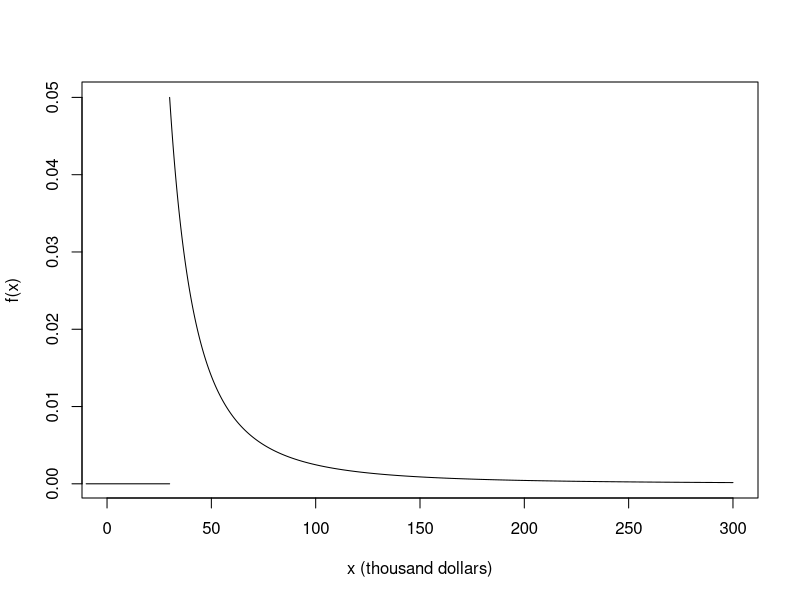
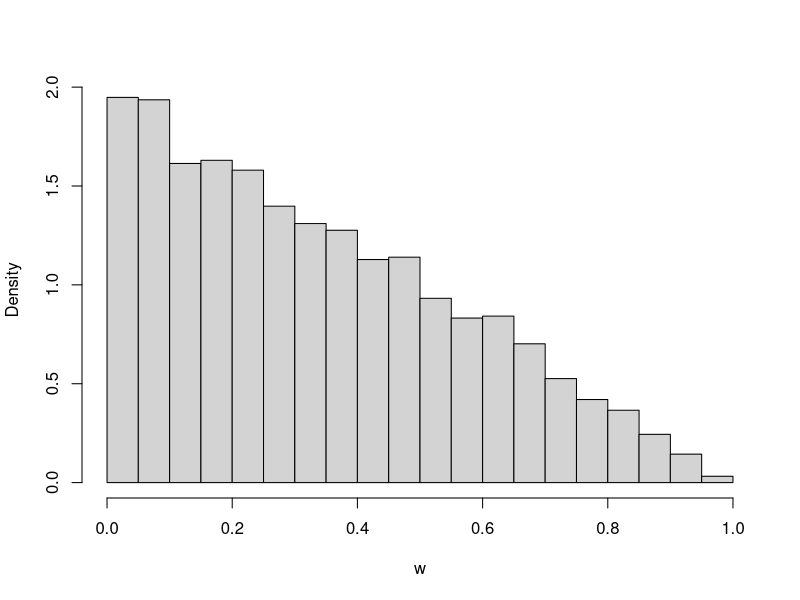
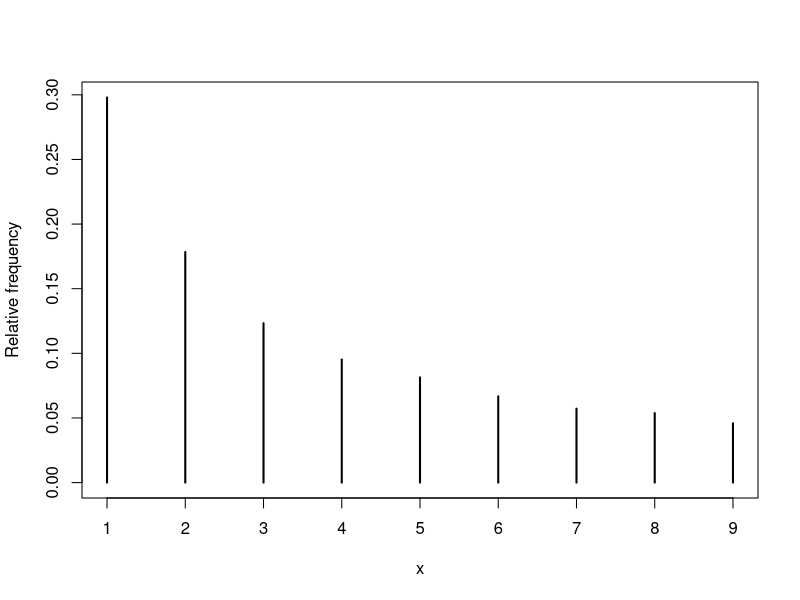

Source code (R) for these figures, in order: (Note: this script raises an error after producing the figures.)
## ---- chunk 1
#| echo: false

x <- seq(30, 300, 0.01)

fx <- 1.5 * 30^1.5 * x^(-2.5)

plot(
  x,
  fx,
  type = "l",
  xlab = "x (thousand dollars)",
  ylab = "f(x)",
  xlim = c(0, 300)
)
segments(x0 = -10, x1 = 30, y0 = 0, y1 = 0)
## ---- chunk 2

N_rep <- 10000

x <- runif(N_rep, 0, 1)
y <- runif(N_rep, 0, 1)

w <- abs(x - y)

hist(w, freq = FALSE, main = "")

sum(w < 0.25) / N_rep
## ---- chunk 3
mean(w)

mean(w^2)

var(w)

sd(w)
## ---- chunk 4
possible_x <- 1:9

p_x <- log10(1 + 1 / possible_x)

x <- sample(possible_x, size = 10000, prob = p_x, replace = TRUE)

plot(table(x) / 10000, ylab = "Relative frequency")
## ---- chunk 5
#| echo: false
#| message: false

x <- 1:9

p <- 0.4

px <- p * (1 - p)^(x - 1)

df <- data.frame(x, px)


df |> kbl(col.names = c("x", "p(x)"), digits = 4) %>% kable_styling()

plot(x, px, type = "h", xlab = "x", ylab = "p(x)", main = "Geometric(0.4) pmf")
axis(1, x)
## ---- chunk 6

x_max <- 6
p <- 0.4
x <- c(1:x_max, paste(x_max + 1, "+", sep = ""))
p <- c(p * (1 - p)^((1:x_max) - 1), (1 - p)^x_max)

xp <- data.frame(x, p)

cdf <- c(0, cumsum(xp$p))

plotp <- (cdf[-1] + cdf[-length(cdf)]) / 2

spinner <- ggplot(xp, aes(x = "", y = p, fill = x)) +
  geom_bar(width = 1, stat = "identity", color = "black", fill = "white") +
  coord_polar("y", start = 0) +
  theme_void() +
  # plot the possible values on the outside
  scale_y_continuous(breaks = plotp, labels = xp$x) +
  theme(axis.text.x = element_text(size = 14, face = "bold")) +
  # plot the probabilities as percents inside
  geom_text(
    aes(y = plotp, label = percent(p)),
    size = 3,
    color = c(rep("black", x_max), rep("white", 1))
  ) +
  ggtitle(paste("Geometric(", p, ") distribution", sep = ""))

spinner
## ---- chunk 7
#| echo: true
#| 
x <- 0:5

mu <- 0.7

px <- dpois(x, mu)

df <- data.frame(x, px)

df |>
  kbl(col.names = c("x", "p(x)"), digits = 4) |>
  kable_styling()
## ---- chunk 8
#| echo: true
#| 

plot(x, px, type = "h", xlab = "x", ylab = "p(x)", main = "Poisson(0.7) pmf")
## ---- chunk 9
#| echo: false
#| message: false
#| 

lam <- 0.7
x <- c(0:2, "3+")
p <- c(dpois(0:2, lambda = lam), 1 - ppois(2, lambda = lam))

xp <- data.frame(x, p)

cdf <- c(0, cumsum(xp$p))

plotp <- (cdf[-1] + cdf[-length(cdf)]) / 2

spinner <- ggplot(xp, aes(x = "", y = p, fill = x)) +
  geom_bar(width = 1, stat = "identity", color = "black", fill = "white") +
  coord_polar("y", start = 0) +
  theme_void() +
  # plot the possible values on the outside
  scale_y_continuous(breaks = plotp, labels = xp$x) +
  theme(axis.text.x = element_text(size = 14, face = "bold")) +
  # plot the probabilities as percents inside
  geom_text(
    aes(y = plotp, label = percent(p)),
    size = 3,
    color = c(rep("black", 3), rep("white", 1))
  ) +
  ggtitle(paste("Poisson(", lam, ") distribution", sep = ""))

spinner
